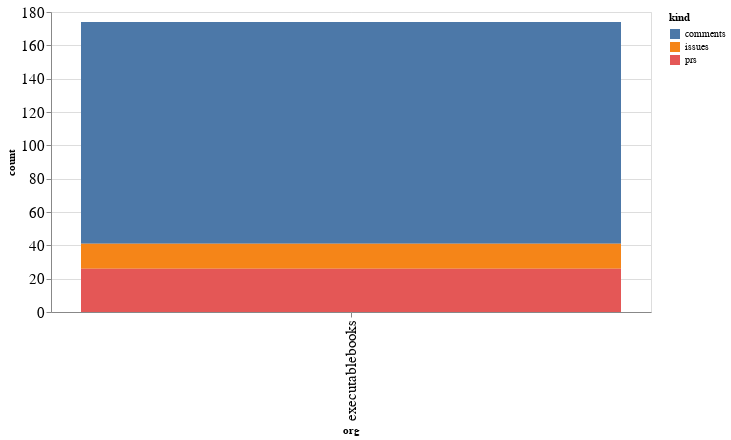

The notebook cell saved with this chart:
### Code cell
alt.Chart(org_summaries, width=600).mark_bar().encode(
    x='org',
    y='count',
    color='kind',
    tooltip="org"
)

### Figure 1 — Vega-Lite specification as saved in the notebook (floating-point values rounded to 4 significant figures)
{"config": {"axisLeft": {"labelFontSize": 15}, "axisBottom": {"labelFontSize": 15}}, "data": {"name": "data-c931e615439fbe709b36b890c51f7c51"}, "mark": "bar", "encoding": {"color": {"type": "nominal", "field": "kind"}, "tooltip": {"type": "nominal", "field": "org"}, "x": {"type": "nominal", "field": "org"}, "y": {"type": "quantitative", "field": "count"}}, "width": 600, "$schema": "https://vega.github.io/schema/vega-lite/v4.8.1.json", "datasets": {"data-c931e615439fbe709b36b890c51f7c51": [{"org": "executablebooks", "kind": "comments", "count": 133}, {"org": "executablebooks", "kind": "issues", "count": 15}, {"org": "executablebooks", "kind": "prs", "count": 26}]}}
